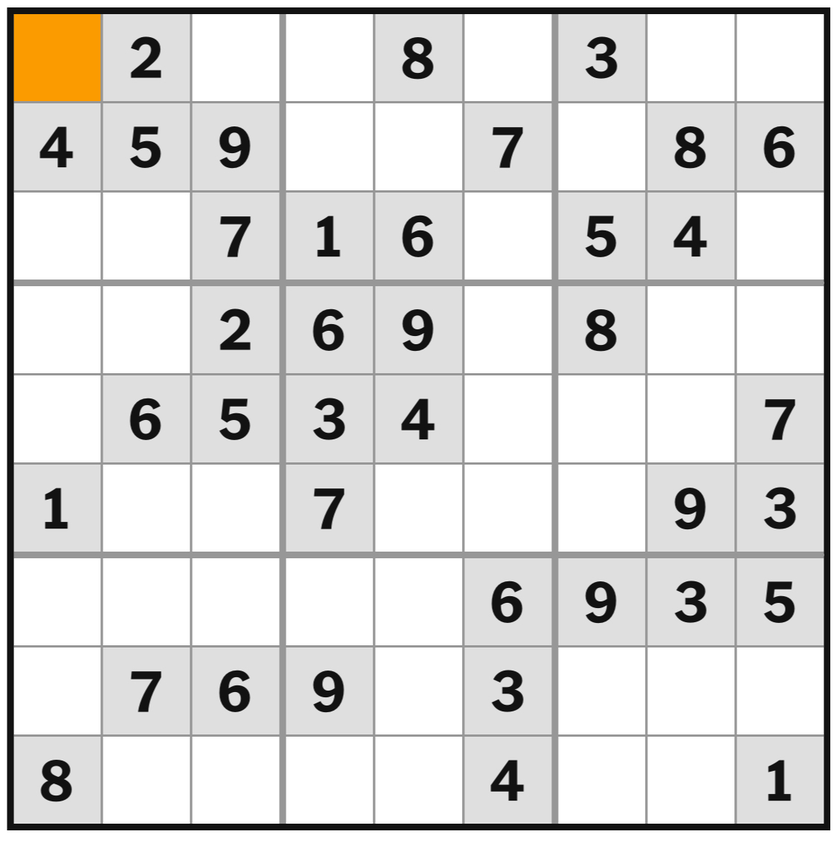
#> input picture data/raw/NYT-EASY-2025-09-27.png, 837 x 843 px, shrunk from 1125 x 1134 before the run
$ python -i preprocess.py   (imports and definitions only)
#> lines starting #> are read from the running program, lines starting #| are printed output that depends on the picture; after the words box and inside, x2 and y2 are one past the last pixel; in counts of white or black regions, pixels touching at a corner belong together
#> further down, picture is the input picture: shape (843, 837, 3); mean B, G, R 217.9, 219.5, 220.5
"""
Image preprocessing functions for Sudoku OCR.

This module handles the initial image processing steps including:
- Converting to grayscale
- Applying blur filters
- Thresholding
- Noise cleanup
"""

import cv2
import numpy as np


def to_binary(img_bgr: np.ndarray, apply_clahe: bool = False) -> np.ndarray:
    """
    Convert BGR image to binary for Sudoku grid detection.

    Process: grayscale → (optional CLAHE) → slight Gaussian blur → adaptive threshold (GAUSSIAN_C)
    → invert so digits/grid are white on black → mild morphological open/close
    to remove specks.

    Args:
        img_bgr: Input BGR image
        apply_clahe: Whether to apply CLAHE for contrast enhancement before thresholding

    Returns:
        Binary image (uint8, 0/255) with white digits/grid on black background
    """
#> called with apply_clahe = False
    # Convert to grayscale
    gray = cv2.cvtColor(img_bgr, cv2.COLOR_BGR2GRAY)

    # Apply CLAHE if requested
    if apply_clahe:
        clahe = cv2.createCLAHE(clipLimit=2.0, tileGridSize=(8, 8))
        gray = clahe.apply(gray)

    # Apply slight Gaussian blur to reduce noise
    blurred = cv2.GaussianBlur(gray, (3, 3), 0)

    # Apply adaptive thresholding with GAUSSIAN_C
    thresh = cv2.adaptiveThreshold(
        blurred, 255, cv2.ADAPTIVE_THRESH_GAUSSIAN_C, cv2.THRESH_BINARY, 11, 2
    )
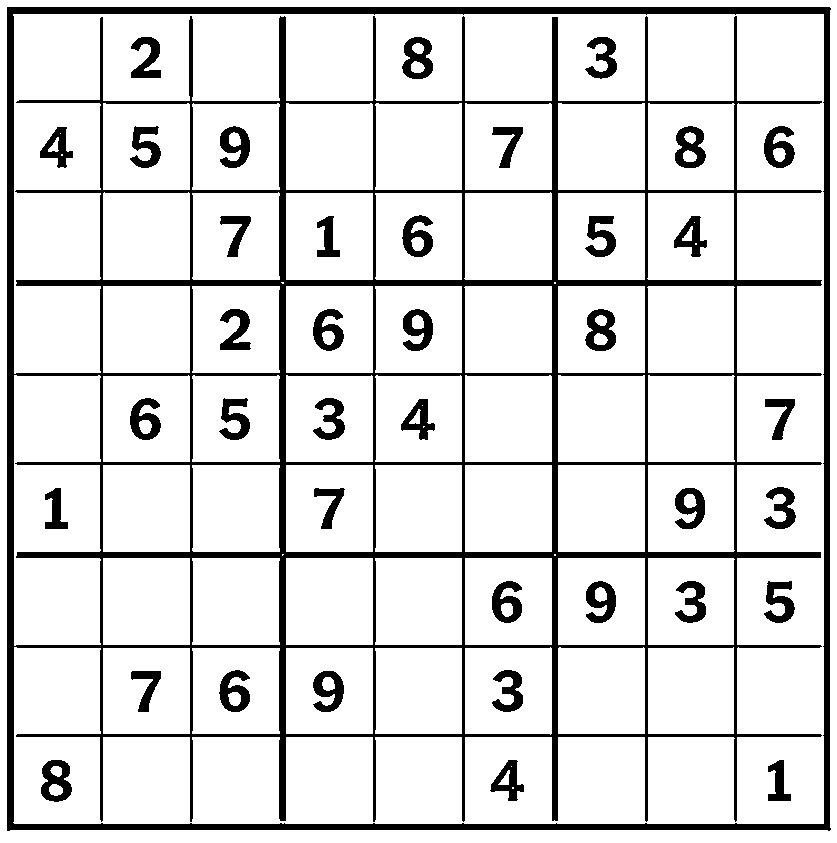
#> thresh: shape (843, 837); 86.6% white; 39 black regions, largest, box (x1, y1, x2, y2) and area: (7, 7, 831, 831) 69213, (41, 760, 72, 802) 800, (585, 309, 616, 351) 795

    # Invert so digits/grid are white on black background
    inverted = cv2.bitwise_not(thresh)

    # Mild morphological operations to remove specks
    kernel = np.ones((2, 2), np.uint8)
    # Open to remove small noise
    opened = cv2.morphologyEx(inverted, cv2.MORPH_OPEN, kernel)
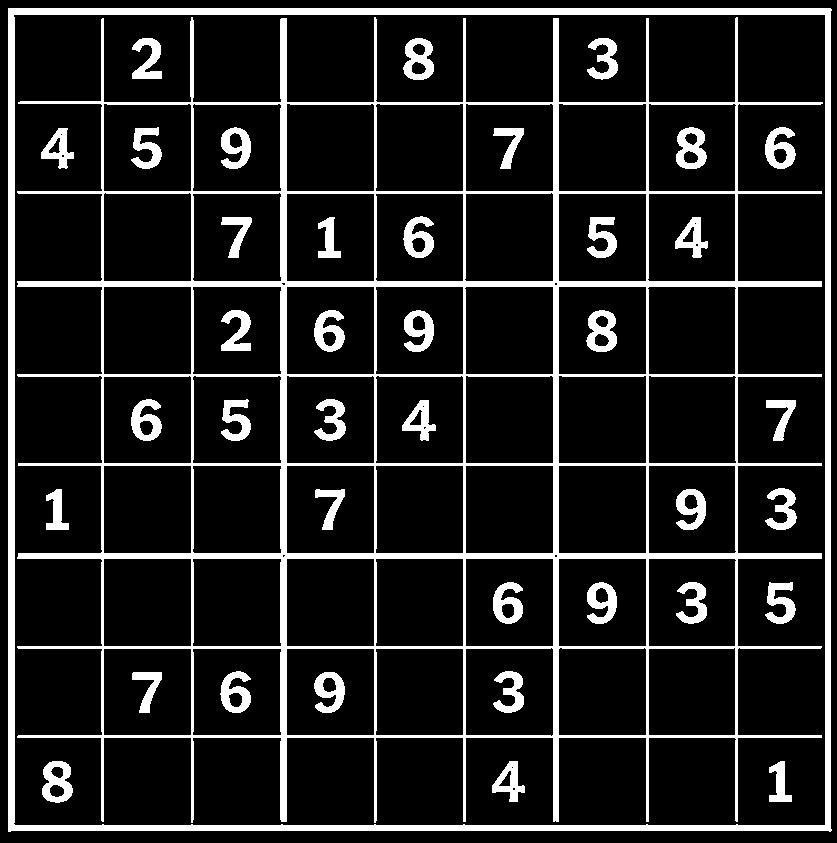
#> opened: shape (843, 837); 13.4% white; 40 white regions, largest, box (x1, y1, x2, y2) and area: (17, 17, 823, 823) 47929, (8, 8, 832, 832) 21249, (42, 761, 73, 803) 800
    # Close to fill small gaps
    closed = cv2.morphologyEx(opened, cv2.MORPH_CLOSE, kernel)
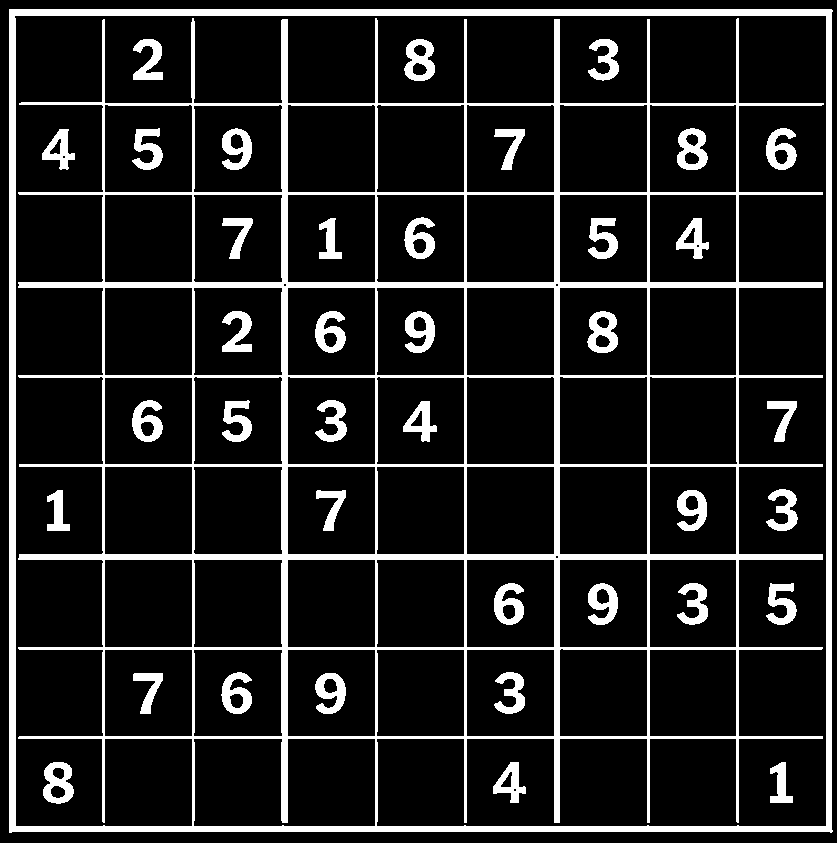
#> closed: shape (843, 837); 13.4% white; 39 white regions, largest, box (x1, y1, x2, y2) and area: (9, 9, 833, 833) 69213, (43, 762, 74, 804) 801, (587, 311, 618, 353) 796

    return closed


# [90 lines left out: functions largest_contour, preprocess_image, enhance_contrast, remove_noise, not called in this run]

>>> import cv2
>>> picture = cv2.imread('../../data/raw/NYT-EASY-2025-09-27.png')
>>> result = to_binary(picture)

$ run again, on data/raw/NYT-EASY-2025-09-28.png
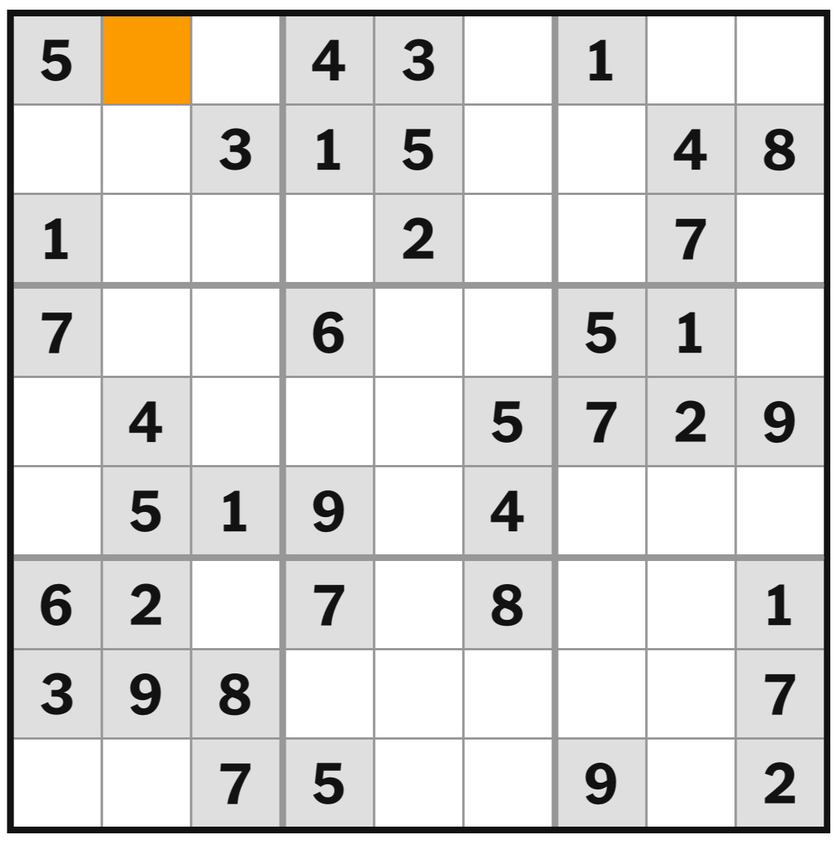
#> input picture data/raw/NYT-EASY-2025-09-28.png, 837 x 843 px, shrunk from 1125 x 1133 before the run
#> picture is the input picture: shape (843, 837, 3); mean B, G, R 218.2, 219.8, 220.9
#> in to_binary, `thresh = cv2.adaptiveThreshold( blurred, 255, cv2.ADAPTIVE_THRESH_GAUS..`:
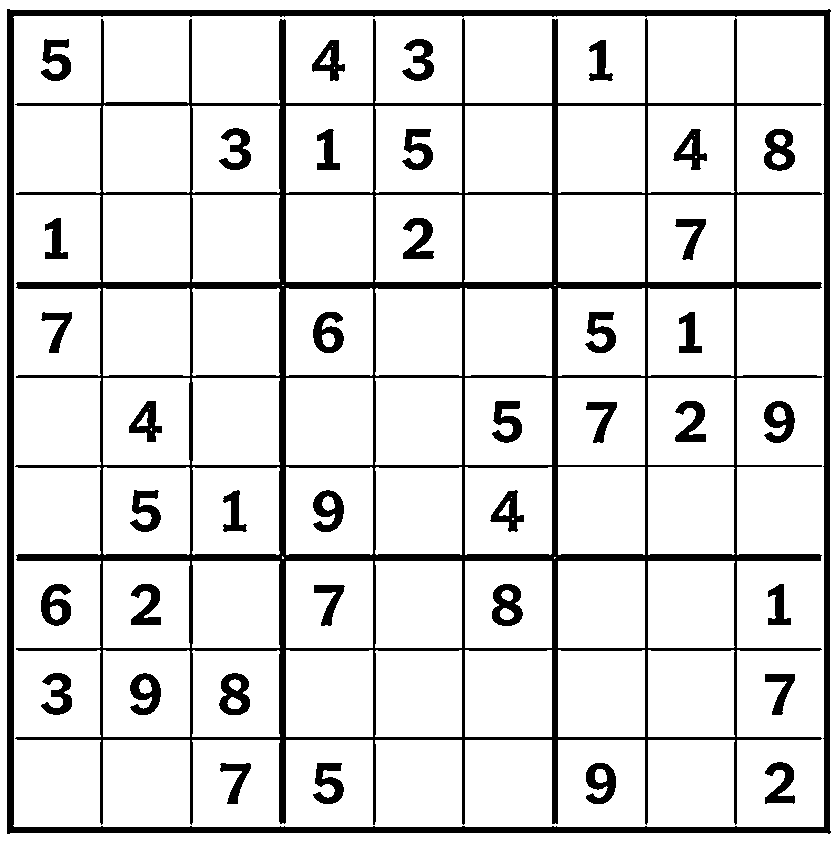
#> thresh: shape (843, 837); 86.6% white; 40 black regions, largest, box (x1, y1, x2, y2) and area: (15, 18, 822, 825) 49215, (7, 9, 831, 834) 20472, (492, 584, 523, 626) 807
#> opened: shape (843, 837); 13.3% white; 40 white regions, largest, box (x1, y1, x2, y2) and area: (17, 20, 823, 826) 49191, (8, 10, 832, 835) 20462, (493, 585, 524, 627) 807
#> in to_binary, `closed = cv2.morphologyEx(opened, cv2.MORPH_CLOSE, kernel)`:
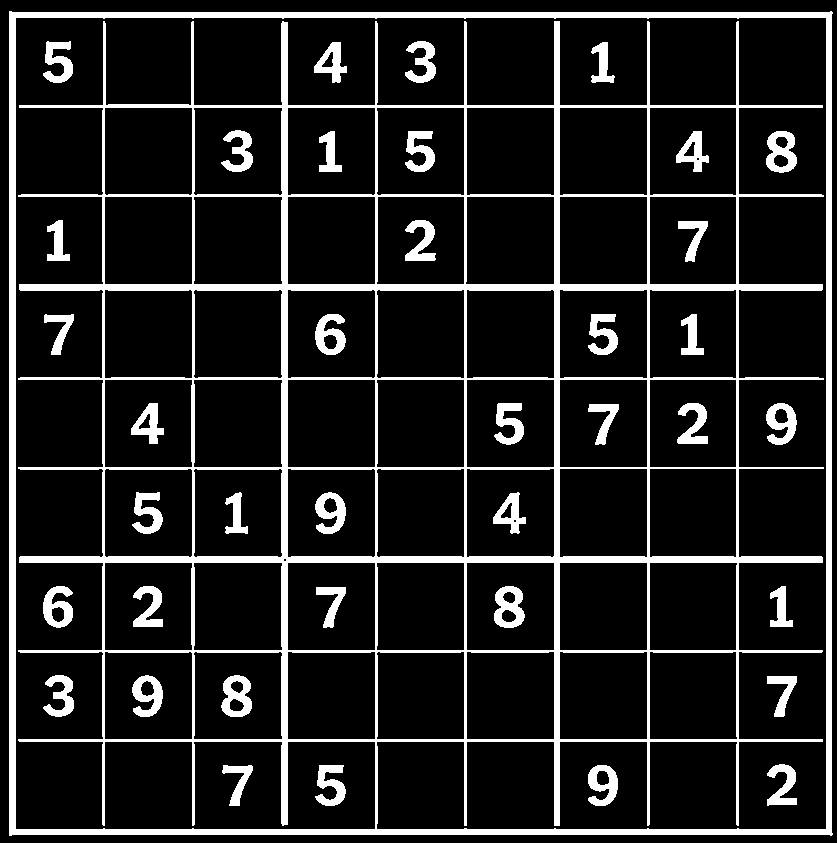
#> closed: shape (843, 837); 13.4% white; 39 white regions, largest, box (x1, y1, x2, y2) and area: (9, 11, 833, 836) 69681, (494, 586, 525, 628) 808, (766, 131, 797, 173) 801

$ run again, on data/raw/NYT-HARD-2025-09-27.png
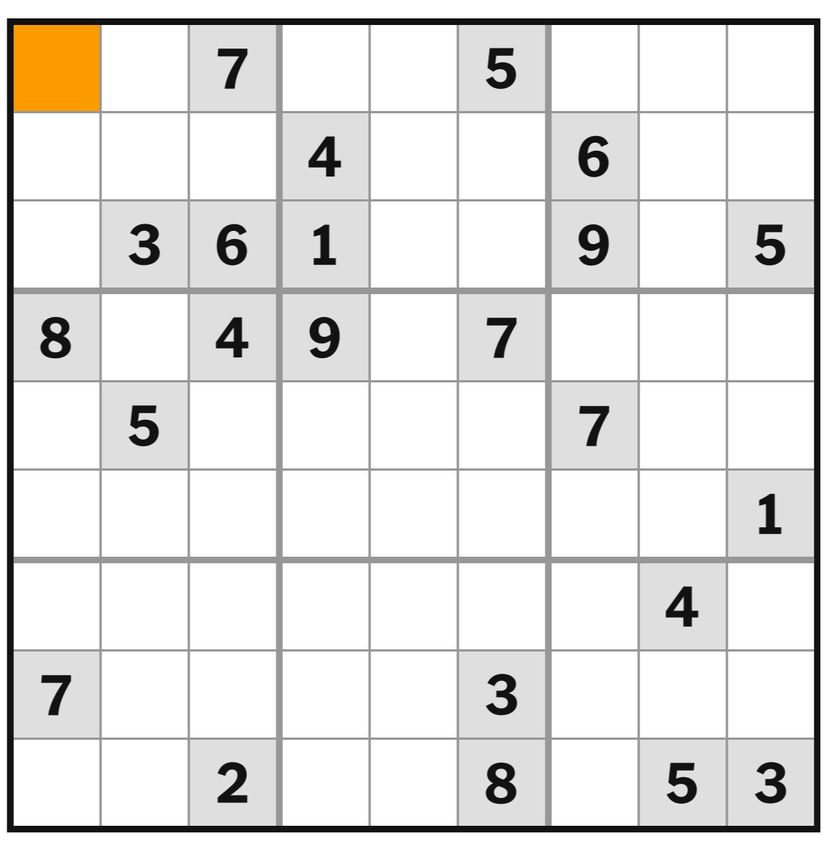
#> input picture data/raw/NYT-HARD-2025-09-27.png, 827 x 853 px, shrunk from 1125 x 1160 before the run
#> picture is the input picture: shape (853, 827, 3); mean B, G, R 226.7, 228.3, 229.3
#> in to_binary, `thresh = cv2.adaptiveThreshold( blurred, 255, cv2.ADAPTIVE_THRESH_GAUS..`:
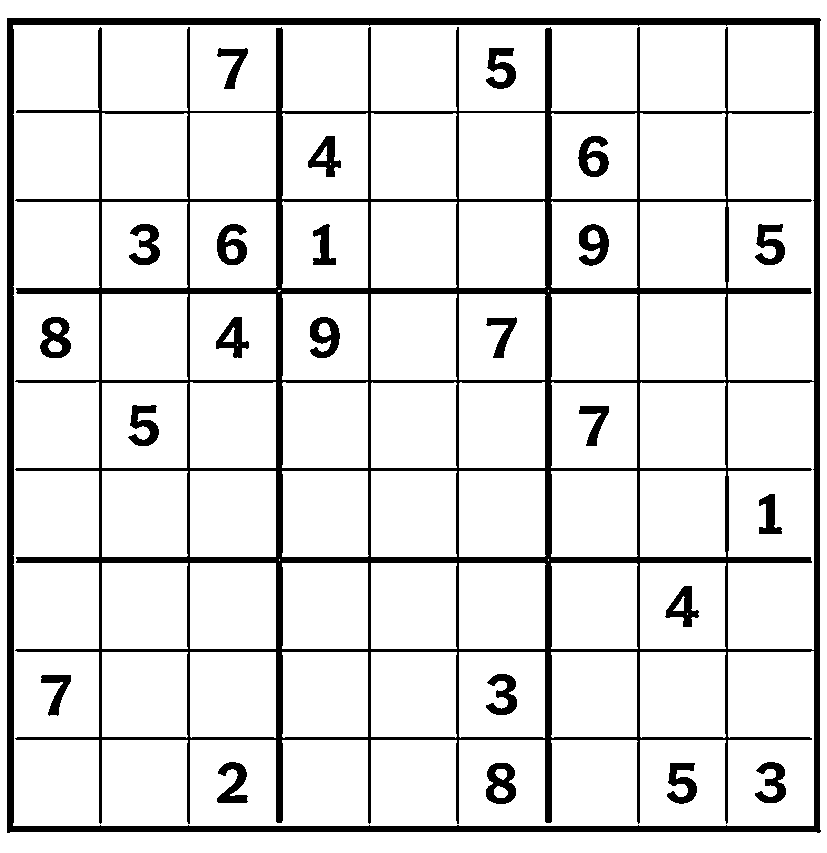
#> thresh: shape (853, 827); 88.1% white; 24 black regions, largest, box (x1, y1, x2, y2) and area: (7, 18, 821, 833) 69065, (40, 317, 71, 358) 778, (486, 763, 516, 804) 774
#> opened: shape (853, 827); 11.9% white; 25 white regions, largest, box (x1, y1, x2, y2) and area: (17, 28, 813, 825) 48052, (8, 19, 822, 834) 20982, (41, 318, 72, 359) 777
#> in to_binary, `closed = cv2.morphologyEx(opened, cv2.MORPH_CLOSE, kernel)`:
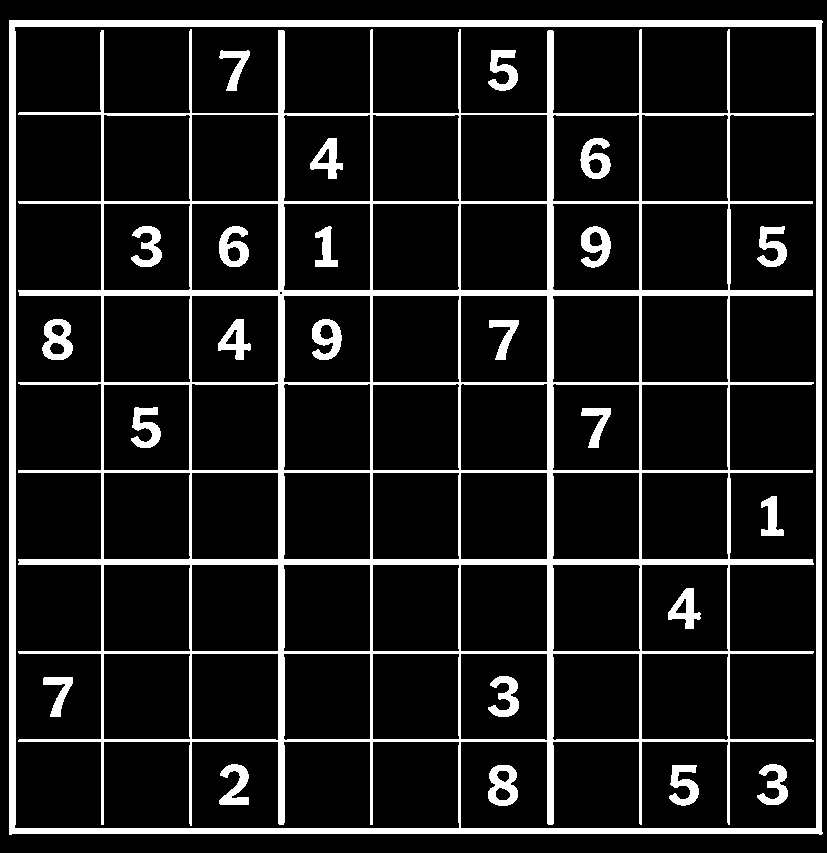
#> closed: shape (853, 827); 11.9% white; 24 white regions, largest, box (x1, y1, x2, y2) and area: (9, 20, 823, 835) 69073, (42, 319, 73, 360) 780, (488, 765, 518, 806) 774
